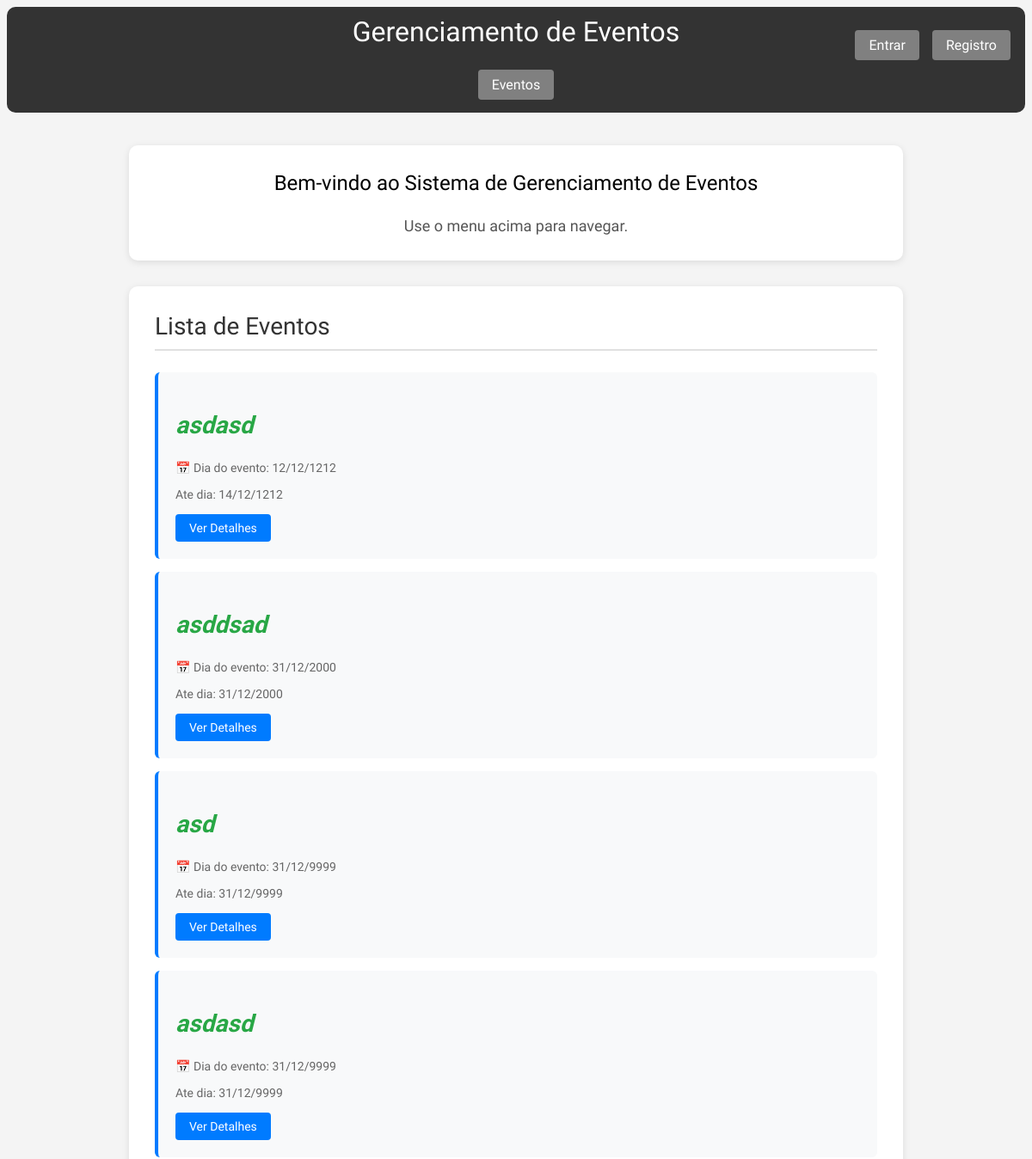
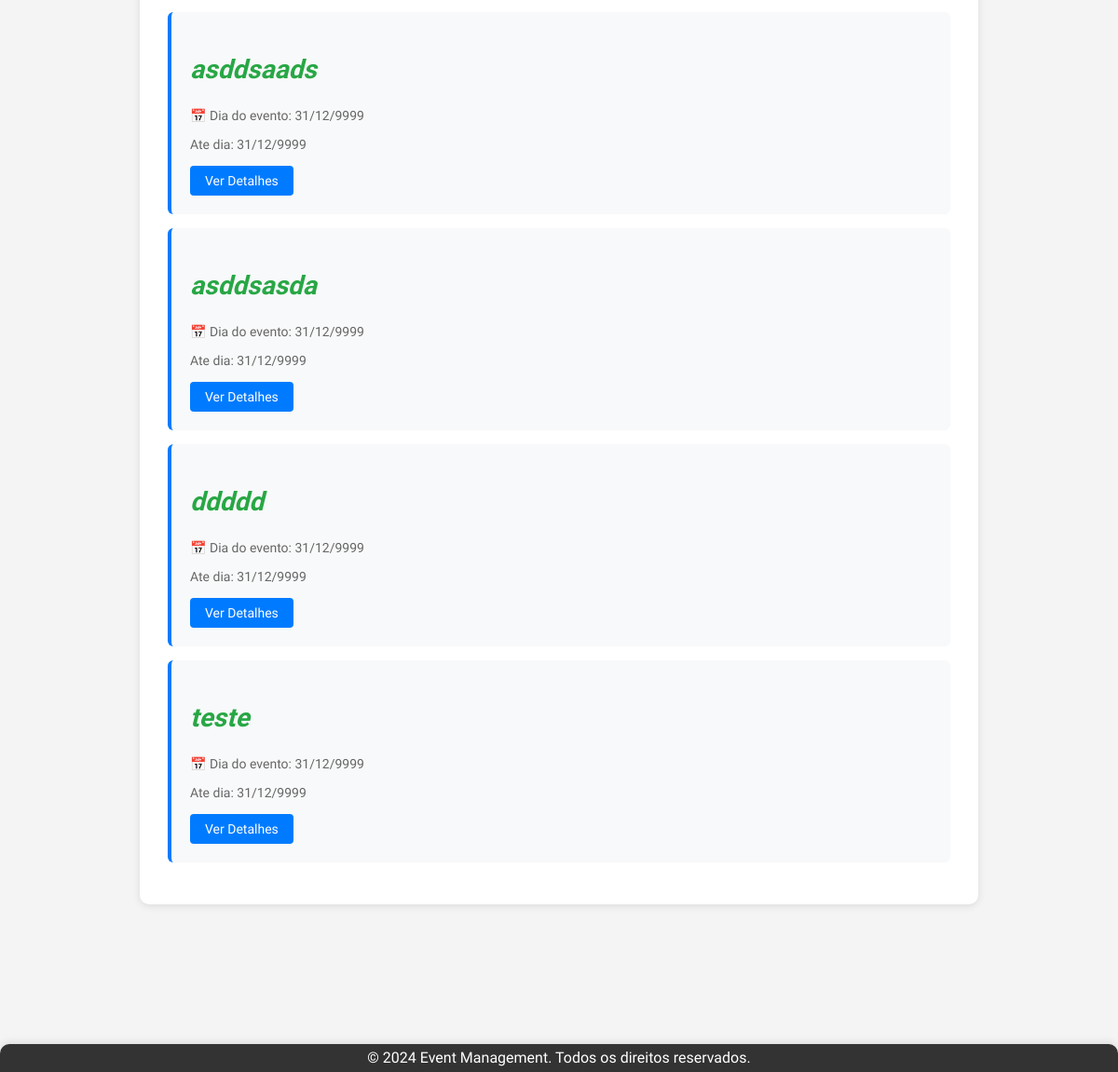
The page / on the database its author committed (2 pictures, top to bottom).
### app/models.py (models this page shows, shortened)
class Event(models.Model):
    event_type_choices = [
        ('Palestra', 'Palestra'),
        ('Workshop', 'Workshop'),
        ('Seminário', 'Seminário'),
        ('Curso', 'Curso'),
        ('Congresso', 'Congresso'),
        ('Simpósio', 'Simpósio'),
        ('Fórum', 'Fórum'),
        ('Mesa Redonda', 'Mesa Redonda'),
    ]
    title = models.CharField(max_length=200, verbose_name="Título")
    description = models.TextField(verbose_name="Descrição")
    initial_date = models.DateField(default= '9999-12-31', verbose_name="Data de Início")
    final_date = models.DateField(default='9999-12-31', verbose_name="Data Final")
    location = models.CharField(max_length=200, verbose_name="Local")
    max_capacity = models.IntegerField(verbose_name="Capacidade Máxima")
    creator = models.ForeignKey(
        settings.AUTH_USER_MODEL,
        on_delete=models.CASCADE,
        related_name='created_events',
        null=True,
        blank=True,
        verbose_name="Criador"
    )
    event_type = models.CharField(max_length=20, choices=event_type_choices, default='Palestra', verbose_name="Tipo de Evento")
    event_start = models.TimeField(null=False, blank=True, verbose_name="Horario de Início")
    event_end = models.TimeField(null=False, blank=True, verbose_name="Horario de Término")
    participants = models.ManyToManyField(
        settings.AUTH_USER_MODEL,
        through='EventParticipant',
        through_fields=('event', 'participant'),
        related_name='attended_events',
        blank=True,
        verbose_name="Participantes"
    )
    class Meta:
        db_table = 'event'
        ordering = ['initial_date']
        verbose_name = 'Evento' # Português
        verbose_name_plural = 'Eventos' # Português

### app/views.py (the view)
# urls.py: path('', views.home, name='home'),
def home(request):
    eventos = Event.objects.all()
    return render(request, 'event_list.html', {'eventos': eventos})

### app/templates/event_list.html (shortened to what this page needs)
{% extends "base.html" %}
{% block content %}
{% load static %}
 <div class="welcome-container">
        <h2>Bem-vindo ao Sistema de Gerenciamento de Eventos</h2>
        <p>Use o menu acima para navegar.</p>
    </div>
<div class="events-container">
    <h2>Lista de Eventos</h2>
    <hr>
    {% if eventos %}
        <ul class="events-list">
            {% for evento in eventos %}
                <li class="event-item">
                    <div class="event-title">{{ evento.title }}</div>
                    <p class="event-date">📅 Dia do evento: {{ evento.initial_date|date:"d/m/Y" }}</p>
                    <p class="event-date">Ate dia: {{ evento.final_date|date:"d/m/Y" }}</p>
                    <div class="event-actions">
                        <a href="{% url 'event_detail' pk=evento.pk %}" class="btn-details">Ver Detalhes</a>
                    </div>
                </li>
            {% endfor %}
        </ul>
    {% else %}
        <p class="no-events">Nenhum evento cadastrado ainda.</p>
    {% endif %}
</div>
{% endblock %}

### app/static/css/style.css (style rules this page uses)
* { margin: 0; padding: 0; box-sizing: border-box; scroll-behavior: smooth; font-family: 'BioRhyme', serif; font-family: "BioRhyme", serif; font-optical-sizing: auto; font-weight: 400; font-style: normal; font-variation-settings: "wdth" 100; }
body { font-family: Arial, sans-serif; background: #f4f4f4; overflow-x: hidden; min-height: 100vh; display: flex; flex-direction: column; }
.welcome-container, .events-container, .subscribed-events-container, .event-form-container, .delete-confirmation-container, .event-detail-container { background: #fff; margin: 30px auto; padding: 40px; border-radius: 10px; box-shadow: 0 2px 8px rgba(0,0,0,0.1); }
.welcome-container { text-align: center; padding: 30px; margin: 30px auto; max-width: 900px; }
.welcome-container p { font-size: 18px; color: #555; margin-top: 25px; }
.events-container, .subscribed-events-container { max-width: 900px; padding: 30px; }
.events-container h2, .subscribed-events-container h2, .event-form-container h2 { color: #333; margin-bottom: 10px; font-size: 28px; }
.events-container hr, .subscribed-events-container hr, .event-form-container hr { border: none; border-top: 2px solid #e0e0e0; margin-bottom: 25px; }
.events-list, .subscribed-events-list { list-style: none; padding: 0; margin: 0; }
.event-item, .subscribed-event-item { background: #f8f9fa; padding: 20px; margin-bottom: 15px; border-radius: 6px; transition: transform 0.2s ease, box-shadow 0.2s ease; }
.event-item { border-left: 4px solid #007bff; }
.event-title { font-size: 20px; font-weight: 600; color: #333; margin-bottom: 8px; }
.event-date { color: #666; font-size: 14px; margin-bottom: 15px; }
.event-actions { display: flex; gap: 15px; margin-top: 10px; }
.event-actions a { padding: 8px 16px; text-decoration: none; border-radius: 4px; font-size: 14px; transition: all 0.3s ease; }
.btn-details { background: #007bff; color: #fff; }
.event-title { font-size: 28px; color: #28a745; font-weight: 600; margin: 25px 0; font-style: italic; }

### rows shown on the page
Event: title "asdasd", initial_date "12/12/1212", final_date "14/12/1212"
Event: title "asddsad", initial_date "31/12/2000", final_date "31/12/2000"
Event: title "asd", initial_date "31/12/9999", final_date "31/12/9999"
Event: title "asdasd", initial_date "31/12/9999", final_date "31/12/9999"
Event: title "asddsaads", initial_date "31/12/9999", final_date "31/12/9999"
Event: title "asddsasda", initial_date "31/12/9999", final_date "31/12/9999"
Event: title "ddddd", initial_date "31/12/9999", final_date "31/12/9999"
Event: title "teste", initial_date "31/12/9999", final_date "31/12/9999"
